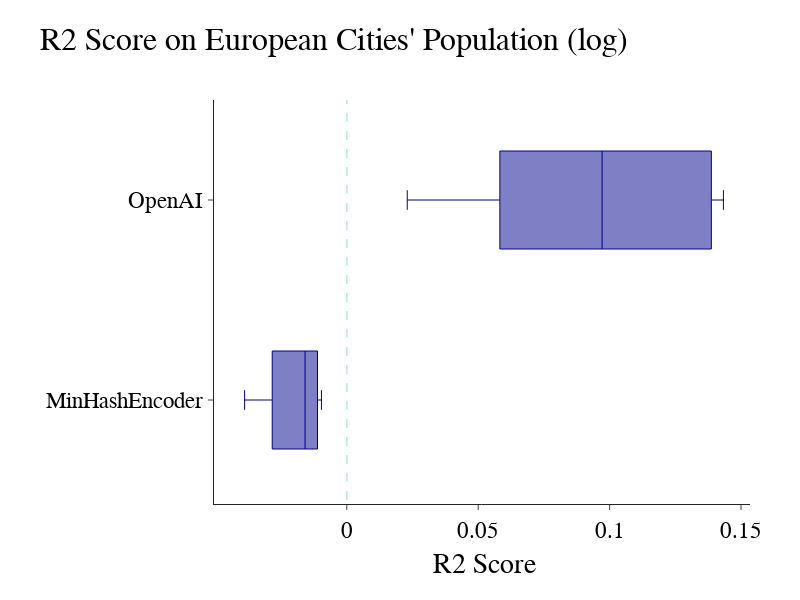

Notebook source saved alongside this figure:
### Markdown cell above
# Figure 7

### Code cell
import pandas as pd
melted_results = pd.read_csv("../results/results_european_cities_pop_log.csv")

res = melted_results[(melted_results["features"] == "text_only") & ((melted_results["dim_reduction"] == "PCA_30") | (melted_results["encoding"].str.contains("skrub"))) & (melted_results["model"] == "GradientBoostingRegressor")]


import plotly.graph_objects as go

# Filter out the data
res_filtered = res[res["cv_name"] == "custom"]
res_filtered = res_filtered[res_filtered["encoding"].isin(["openai__", "skrub__minhash_30"])]

# Rename the labels
res_filtered['encoding'] = res_filtered['encoding'].replace('skrub__minhash_30', 'MinHashEncoder')
res_filtered['encoding'] = res_filtered['encoding'].replace('openai__', 'OpenAI')

# Create boxplot
fig = go.Figure()

# Add box traces
for encoding in res_filtered['encoding'].unique():
    fig.add_trace(go.Box(
        x=res_filtered[res_filtered['encoding'] == encoding]['r2'],
        name=encoding,
        boxpoints='outliers', # show only outliers
        jitter=0.5, # spread out data points for visibility
        whiskerwidth=0.2, # reduce whisker width
        #fillcolor='cls', # fill box with classification color
        marker=dict(
            size=2, # reduce marker size
            color="darkblue"
        ),
        line=dict(width=1), # reduce line width,
    ))

# Add vertical line at x=0
fig.add_shape(type="line",
    xref="x", yref="paper",
    x0=0, y0=0, x1=0, y1=1,
    line=dict(
        color="LightSeaGreen",
        width=1.5,
        dash="dash",
    )
)

# Set plot title and axis labels
fig.update_layout(
    title="R2 Score on European Cities' Population (log)",
    yaxis_title='',
    xaxis_title='R2 Score',
    autosize=False,
    width=800,
    height=600,
    margin=dict(
        l=50,
        r=50,
        b=100,
        t=100,
        pad=4
    ),
    paper_bgcolor="white",
    font=dict(
        family="Arial, monospace",
        size=23,
        color="black"
    ),
    showlegend=False,
    template="simple_white" # use the simple_white template

)

fig.show()

# save as pdf
#fig.write_image("../figures/ood.pdf")

### Figure 1 — Plotly figure (JSON) as saved in the notebook; plotly's stock layout.template omitted (floating-point values rounded to 4 significant figures)
{"data": [{"boxpoints": "outliers", "jitter": 0.5, "line": {"width": 1}, "marker": {"color": "darkblue", "size": 2}, "name": "MinHashEncoder", "type": "box", "whiskerwidth": 0.2, "x": [-0.01588, -0.01165, -0.03889, -0.02488, -0.009648]}, {"boxpoints": "outliers", "jitter": 0.5, "line": {"width": 1}, "marker": {"color": "darkblue", "size": 2}, "name": "OpenAI", "type": "box", "whiskerwidth": 0.2, "x": [0.06999, 0.1433, 0.09714, 0.1372, 0.023]}], "layout": {"autosize": false, "font": {"color": "black", "family": "Arial, monospace", "size": 23}, "height": 600, "margin": {"b": 100, "l": 50, "pad": 4, "r": 50, "t": 100}, "paper_bgcolor": "white", "shapes": [{"line": {"color": "LightSeaGreen", "dash": "dash", "width": 1.5}, "type": "line", "x0": 0, "x1": 0, "xref": "x", "y0": 0, "y1": 1, "yref": "paper"}], "showlegend": false, "title": {"text": "R2 Score on European Cities' Population (log)"}, "width": 800, "xaxis": {"title": {"text": "R2 Score"}}, "yaxis": {"title": {"text": ""}}}}
